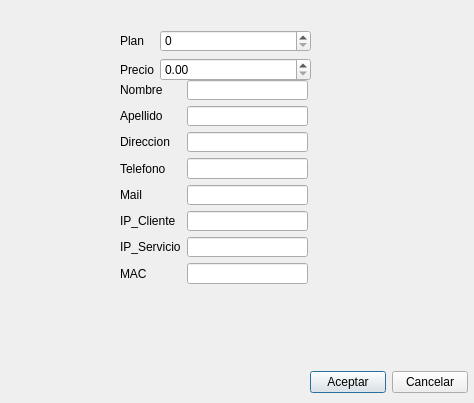
<?xml version="1.0" encoding="UTF-8"?>
<ui version="4.0">
 <class>Addclient</class>
 <widget class="QDialog" name="Addclient">
  <property name="geometry">
   <rect>
    <x>0</x>
    <y>0</y>
    <width>474</width>
    <height>403</height>
   </rect>
  </property>
  <property name="windowTitle">
   <string>Nuevo Cliente</string>
  </property>
  <widget class="QWidget" name="layoutWidget">
   <property name="geometry">
    <rect>
     <x>120</x>
     <y>80</y>
     <width>188</width>
     <height>204</height>
    </rect>
   </property>
   <layout class="QFormLayout" name="formLayout">
    <item row="0" column="0">
     <widget class="QLabel" name="label">
      <property name="text">
       <string>Nombre</string>
      </property>
     </widget>
    </item>
    <item row="0" column="1">
     <widget class="QLineEdit" name="name"/>
    </item>
    <item row="1" column="0">
     <widget class="QLabel" name="label_2">
      <property name="text">
       <string>Apellido</string>
      </property>
     </widget>
    </item>
    <item row="1" column="1">
     <widget class="QLineEdit" name="surname"/>
    </item>
    <item row="2" column="0">
     <widget class="QLabel" name="label_3">
      <property name="text">
       <string>Direccion</string>
      </property>
     </widget>
    </item>
    <item row="2" column="1">
     <widget class="QLineEdit" name="Direction"/>
    </item>
    <item row="3" column="0">
     <widget class="QLabel" name="label_4">
      <property name="text">
       <string>Telefono</string>
      </property>
     </widget>
    </item>
    <item row="3" column="1">
     <widget class="QLineEdit" name="Tel"/>
    </item>
    <item row="4" column="0">
     <widget class="QLabel" name="label_5">
      <property name="text">
       <string>Mail</string>
      </property>
     </widget>
    </item>
    <item row="4" column="1">
     <widget class="QLineEdit" name="Mail"/>
    </item>
    <item row="5" column="0">
     <widget class="QLabel" name="label_6">
      <property name="text">
       <string>IP_Cliente</string>
      </property>
     </widget>
    </item>
    <item row="5" column="1">
     <widget class="QLineEdit" name="ip_client"/>
    </item>
    <item row="6" column="0">
     <widget class="QLabel" name="label_7">
      <property name="text">
       <string>IP_Servicio</string>
      </property>
     </widget>
    </item>
    <item row="6" column="1">
     <widget class="QLineEdit" name="ip_serv"/>
    </item>
    <item row="7" column="0">
     <widget class="QLabel" name="label_8">
      <property name="text">
       <string>MAC</string>
      </property>
     </widget>
    </item>
    <item row="7" column="1">
     <widget class="QLineEdit" name="MAC"/>
    </item>
   </layout>
  </widget>
  <widget class="QWidget" name="layoutWidget">
   <property name="geometry">
    <rect>
     <x>120</x>
     <y>30</y>
     <width>191</width>
     <height>51</height>
    </rect>
   </property>
   <layout class="QFormLayout" name="formLayout_2">
    <item row="0" column="1">
     <widget class="QSpinBox" name="plan"/>
    </item>
    <item row="1" column="0">
     <widget class="QLabel" name="label_10">
      <property name="text">
       <string>Precio</string>
      </property>
     </widget>
    </item>
    <item row="1" column="1">
     <widget class="QDoubleSpinBox" name="price">
      <property name="maximum">
       <double>999999.000000000000000</double>
      </property>
     </widget>
    </item>
    <item row="0" column="0">
     <widget class="QLabel" name="label_9">
      <property name="text">
       <string>Plan</string>
      </property>
     </widget>
    </item>
   </layout>
  </widget>
  <widget class="QWidget" name="layoutWidget">
   <property name="geometry">
    <rect>
     <x>310</x>
     <y>370</y>
     <width>158</width>
     <height>25</height>
    </rect>
   </property>
   <layout class="QGridLayout" name="gridLayout">
    <item row="0" column="0">
     <widget class="QPushButton" name="ok">
      <property name="text">
       <string>Aceptar</string>
      </property>
     </widget>
    </item>
    <item row="0" column="1">
     <widget class="QPushButton" name="cancel">
      <property name="text">
       <string>Cancelar</string>
      </property>
     </widget>
    </item>
   </layout>
  </widget>
  <widget class="QLabel" name="Alert">
   <property name="geometry">
    <rect>
     <x>120</x>
     <y>10</y>
     <width>191</width>
     <height>16</height>
    </rect>
   </property>
   <property name="styleSheet">
    <string notr="true">color: rgb(255, 0, 0);</string>
   </property>
   <property name="text">
    <string/>
   </property>
  </widget>
 </widget>
 <resources/>
 <connections/>
</ui>
